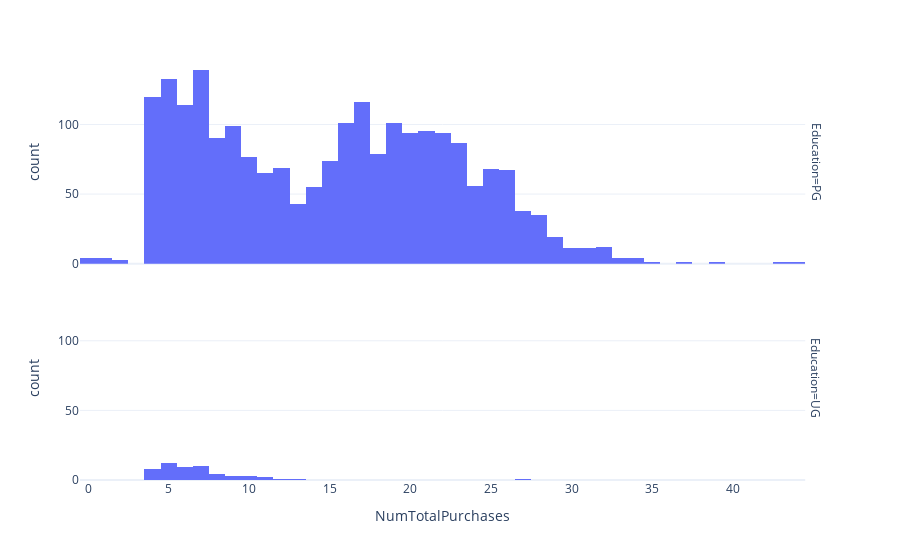

Notebook cell for this chart:
### Code cell
fig = px.histogram (df, x = "NumTotalPurchases",  facet_row = "Education",  template = 'plotly_white')
fig.show ()

### Figure 1 — Plotly figure (JSON) as saved in the notebook; plotly's stock layout.template omitted (floating-point values rounded to 4 significant figures; data arrays with more than 128 entries replaced by an {"elided": "..."} marker saying what was removed)
{"data": [{"alignmentgroup": "True", "bingroup": "x", "hovertemplate": "Education=PG<br>NumTotalPurchases=%{x}<br>count=%{y}<extra></extra>", "legendgroup": "", "marker": {"color": "#636efa", "pattern": {"shape": ""}}, "name": "", "offsetgroup": "", "orientation": "v", "showlegend": false, "type": "histogram", "x": {"elided": "2186 int values"}, "xaxis": "x2", "yaxis": "y2"}, {"alignmentgroup": "True", "bingroup": "x", "hovertemplate": "Education=UG<br>NumTotalPurchases=%{x}<br>count=%{y}<extra></extra>", "legendgroup": "", "marker": {"color": "#636efa", "pattern": {"shape": ""}}, "name": "", "offsetgroup": "", "orientation": "v", "showlegend": false, "type": "histogram", "x": [6, 5, 6, 6, 5, 10, 4, 9, 6, 5, 6, 7, 5, 4, 7, 4, 5, 9, 7, 6, 4, 4, 7, 12, 10, 5, 11, 13, 8, 4, 7, 6, 5, 5, 5, 11, 8, 5, 4, 10, 6, 7, 5, 27, 7, 4, 7, 7, 8, 6, 9, 7, 8, 5], "xaxis": "x", "yaxis": "y"}], "layout": {"annotations": [{"font": {}, "showarrow": false, "text": "Education=UG", "textangle": 90, "x": 0.98, "xanchor": "left", "xref": "paper", "y": 0.2425, "yanchor": "middle", "yref": "paper"}, {"font": {}, "showarrow": false, "text": "Education=PG", "textangle": 90, "x": 0.98, "xanchor": "left", "xref": "paper", "y": 0.7575, "yanchor": "middle", "yref": "paper"}], "barmode": "relative", "legend": {"tracegroupgap": 0}, "margin": {"t": 60}, "xaxis": {"anchor": "y", "domain": [0, 0.98], "title": {"text": "NumTotalPurchases"}}, "xaxis2": {"anchor": "y2", "domain": [0, 0.98], "matches": "x", "showticklabels": false}, "yaxis": {"anchor": "x", "domain": [0, 0.485], "title": {"text": "count"}}, "yaxis2": {"anchor": "x2", "domain": [0.515, 1], "matches": "y", "title": {"text": "count"}}}}
